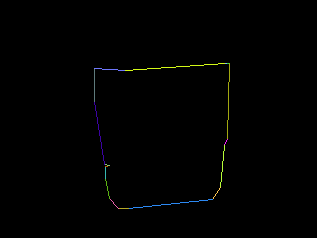
#> input picture Edgelist00.png, 317 x 238 px
$ python -i magnitude_gradient.py   (imports and definitions only)   (older library calls are emulated)
#> lines starting #> are read from the running program, lines starting #| are printed output that depends on the picture
#> further down, picture is the input picture: shape (238, 317, 3); mean B, G, R 0.7, 1.1, 0.9
import cv2
import numpy as np
import draw_img as di
import util as util


# [51 lines left out: functions roipoly, vertical_line, horizontal_line, get_orientation, get_ordering, create_windows, not called in this run]

def getGradientMagnitude(im):
    # Get magnitude of gradient for given image.
    ddepth = cv2.CV_64F
    dx = cv2.Sobel(im, ddepth, 1, 0)
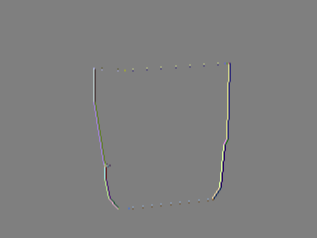
#> dx: shape (238, 317, 3) float64; mean B, G, R 0, 0, 0; drawn with min black and max white
    dy = cv2.Sobel(im, ddepth, 0, 1)
    dxabs = cv2.convertScaleAbs(dx)
    dyabs = cv2.convertScaleAbs(dy)
    mag = cv2.addWeighted(dxabs, 0.5, dyabs, 0.5, 0)
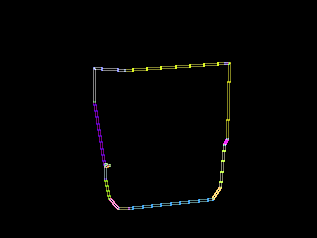
#> mag: shape (238, 317, 3); mean B, G, R 1.9, 2.2, 2.3
    return mag

# [4 lines not run here, left out]
# [1 line that did not run here, left out]
# [1 line that did not run here, left out]
# [1 line that did not run here, left out]
# [1 line that did not run here, left out]

# [1 line that did not run here, left out]
# [1 line that did not run here, left out]
# [15 lines that did not run here, left out]

# Values that depend on values in P
# [1 line that did not run here, left out]

# [1 line not run here, left out]

# [4 lines of commented-out code are left out]

pc = []

window_size = 8
# [54 lines not run here, left out]

mX = []
mY = []
mZ = []
# [9 lines not run here, left out]

>>> import cv2
>>> picture = cv2.imread('Edgelist00.png')
>>> result = getGradientMagnitude(picture)

$ run again, on Edgelist10.png
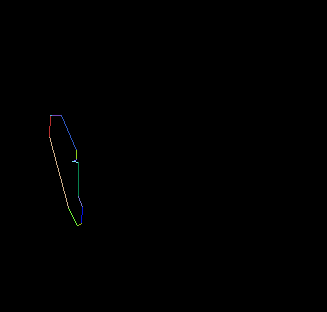
#> input picture Edgelist10.png, 327 x 312 px
#> picture is the input picture: shape (312, 327, 3); mean B, G, R 0.3, 0.3, 0.3
#> in getGradientMagnitude, `dx = cv2.Sobel(im, ddepth, 1, 0)`:
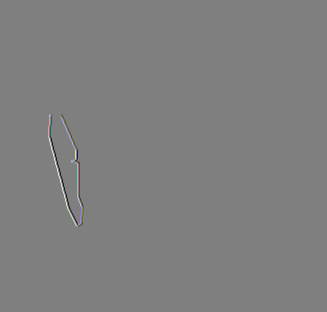
#> dx: shape (312, 327, 3) float64; mean B, G, R 0, 0, 0; drawn with min black and max white

$ run again, on Edgelist11.png
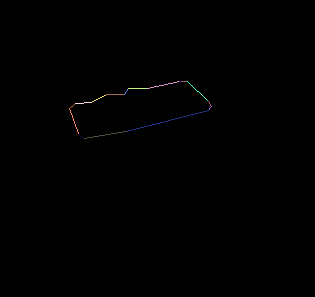
#> input picture Edgelist11.png, 315 x 297 px
#> picture is the input picture: shape (297, 315, 3); mean B, G, R 0.4, 0.4, 0.4
#> in getGradientMagnitude, `dx = cv2.Sobel(im, ddepth, 1, 0)`:
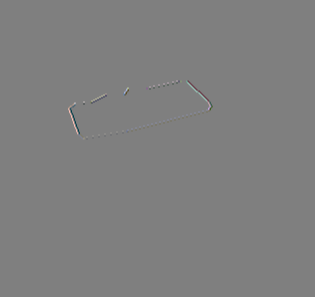
#> dx: shape (297, 315, 3) float64; mean B, G, R 0, 0, 0; drawn with min black and max white

$ run again, on Edgelist112.png
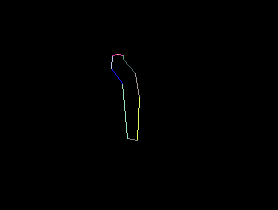
#> input picture Edgelist112.png, 278 x 210 px
#> picture is the input picture: shape (210, 278, 3); mean B, G, R 0.5, 0.6, 0.5
#> in getGradientMagnitude, `dx = cv2.Sobel(im, ddepth, 1, 0)`:
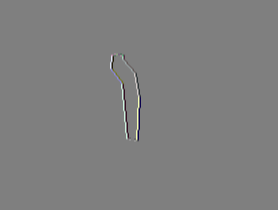
#> dx: shape (210, 278, 3) float64; mean B, G, R 0, 0, 0; drawn with min black and max white
